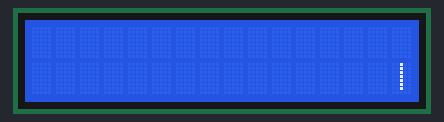
Simulated run of this sketch. Board: Arduino Uno, built with avr-gcc and run on an emulated ATmega328P. Shown: 16×2 character LCD.

Above: at 0.16 s.
At 0.77 s:
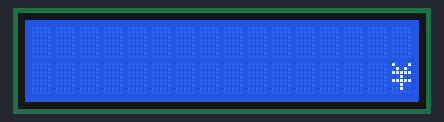

Measured:
- by itself, everything shown: repeats every 0.81 s, in 4 steps

The sketch:

Spinning_Symbol.ino
```cpp
#include <Wire.h>
#include <LiquidCrystal_I2C.h>

LiquidCrystal_I2C lcd(0x27,16,2);  // set the LCD address to 0x27 for a 16 chars and 2 line display

void setup() {
  lcd.init();   // initialize the lcd
  lcd.backlight();


}

void loop() {
  char spinner[] = {'|', '/', '-', '\\'};

  for (int i = 0; i < 20; i++) {
    lcd.setCursor(15, 1);
    lcd.print(spinner[i % 4]);
    delay(200);
  }

}
```
